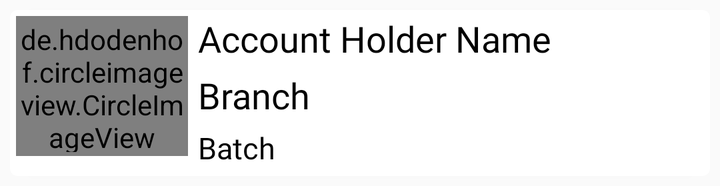
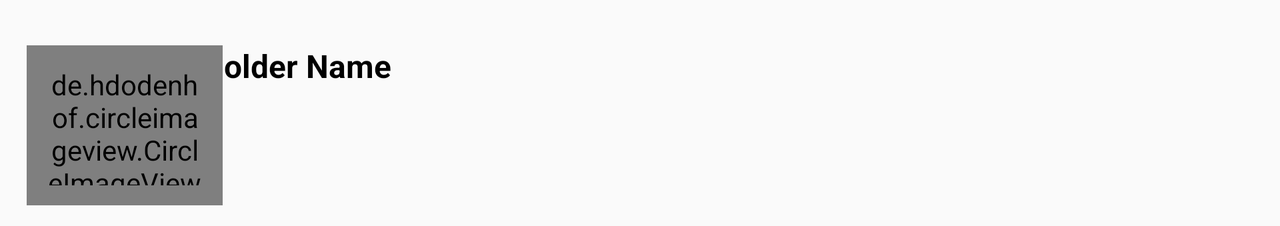

One screen, two layout resources from the same app: the default and the repository's alternative for another configuration. Each is rendered where Android would select it; the XML of both is given below.
<!-- AndroidManifest.xml: application theme AppTheme -->
<!-- res/layout/recycler_profile_user_single_row.xml -->
<?xml version="1.0" encoding="utf-8"?>
<androidx.cardview.widget.CardView
    xmlns:android="http://schemas.android.com/apk/res/android"
    xmlns:app="http://schemas.android.com/apk/res-auto"
    xmlns:tools="http://schemas.android.com/tools"
    android:layout_width="match_parent"
    android:layout_height="83dp"
    android:layout_margin="5dp"
    app:cardCornerRadius="4dp">

    <LinearLayout
        android:id="@+id/llconstraint"
        android:layout_width="match_parent"
        android:layout_height="83dp"
        android:background="#ffffff"
        android:orientation="horizontal"
        android:weightSum="6">


        <de.hdodenhof.circleimageview.CircleImageView
            android:id="@+id/profile_image"
            android:layout_margin="3dp"
            android:padding="2dp"
            android:layout_width="0dp"
            android:layout_height="70dp"
            android:layout_weight="1.5"
            android:scaleType="centerCrop"/>

        <RelativeLayout
        android:layout_width="0dp"
        android:layout_height="match_parent"
        android:layout_weight="4.5">

            <TextView
                android:id="@+id/accountHolder"
                android:layout_width="match_parent"
                android:layout_height="wrap_content"
                android:layout_margin="1dp"
                android:layout_marginStart="4dp"
                android:layout_marginTop="4dp"
                android:layout_marginEnd="4dp"
                android:layout_marginBottom="4dp"
                android:fontFamily="@font/acme"
                android:padding="1dp"
                android:text="@string/account_holder_name"
                android:textColor="#000000"
                android:textSize="18sp" />

            <TextView
                android:id="@+id/General"
                android:layout_width="match_parent"
                android:layout_height="wrap_content"
                android:layout_below="@id/accountHolder"
                android:layout_margin="1dp"
                android:layout_marginStart="4dp"
                android:layout_marginTop="4dp"
                android:layout_marginEnd="4dp"
                android:layout_marginBottom="4dp"
                android:fontFamily="@font/acme"
                android:padding="1dp"
                android:text="@string/branch"
                android:textAlignment="viewStart"
                android:textColor="#000000"
                android:textSize="18sp" />

            <TextView
                android:id="@+id/General2"
                android:layout_width="match_parent"
                android:layout_height="wrap_content"
                android:layout_below="@id/General"
                android:layout_margin="1dp"
                android:layout_marginStart="4dp"
                android:layout_marginTop="4dp"
                android:layout_marginEnd="4dp"
                android:layout_marginBottom="4dp"
                android:fontFamily="@font/acme"
                android:padding="1dp"
                android:text="@string/batch"
                android:textAlignment="viewStart"
                android:textColor="#000000"
                android:textSize="15sp" />

        </RelativeLayout>

    </LinearLayout>


</androidx.cardview.widget.CardView>
<!-- resources referenced by this layout -->
<resources>
  <string name="account_holder_name">Account Holder Name</string>
  <string name="batch">Batch</string>
  <string name="branch">Branch</string>
  <style name="AppTheme" parent="Theme.AppCompat.Light.NoActionBar">
          
          <item name="colorPrimary">#00897b</item>
          <item name="colorPrimaryDark">#00796b</item>
          <item name="colorAccent">@color/colorAccent</item>
      </style>
  <color name="colorAccent">#03DAC5</color>
</resources>
<!-- res/layout-land/recycler_profile_user_single_row.xml (the repository's variant of the layout above) -->
<!-- drawn on the phone turned sideways -->
<?xml version="1.0" encoding="utf-8"?>
<androidx.constraintlayout.widget.ConstraintLayout xmlns:android="http://schemas.android.com/apk/res/android"
    xmlns:app="http://schemas.android.com/apk/res-auto"
    xmlns:tools="http://schemas.android.com/tools"
    android:id="@+id/llconstraint"
    android:layout_width="match_parent"
    android:layout_height="wrap_content"
    android:layout_marginTop="12dp"
    android:layout_marginStart="4dp"
    android:padding="1dp">


    <ImageView
        android:id="@+id/accountHolderImage"
        android:layout_width="98dp"
        android:layout_height="83dp"
        android:layout_marginStart="8dp"
        android:layout_marginTop="8dp"
        android:layout_marginEnd="8dp"
        android:layout_marginBottom="8dp"
        android:padding="10dp"
        app:layout_constraintBottom_toBottomOf="parent"
        app:layout_constraintEnd_toStartOf="@+id/accountHolder"
        app:layout_constraintHorizontal_bias="0.0"
        app:layout_constraintStart_toStartOf="parent"
        app:layout_constraintTop_toTopOf="parent"
        app:layout_constraintVertical_bias="1.0" />

    <TextView
        android:id="@+id/accountHolder"
        android:layout_width="280dp"
        android:layout_height="wrap_content"
        android:layout_marginEnd="324dp"
        android:padding="2dp"
        android:text="@string/account_holder_name"
        android:textColor="#000000"
        android:textSize="16sp"
        android:textStyle="bold"
        app:layout_constraintBottom_toTopOf="@+id/General"
        app:layout_constraintEnd_toEndOf="parent"
        app:layout_constraintTop_toTopOf="parent" />

    <TextView
        android:id="@+id/General"
        android:layout_width="280dp"
        android:layout_height="wrap_content"
        android:layout_marginEnd="324dp"
        android:padding="2dp"
        android:text="@string/branch"
        android:textAlignment="viewStart"
        android:textColor="#000000"
        android:textSize="14sp"
        android:textStyle="bold"
        app:layout_constraintBottom_toTopOf="@+id/General2"
        app:layout_constraintEnd_toEndOf="parent"
        app:layout_constraintTop_toBottomOf="@+id/accountHolder" />

    <TextView
        android:id="@+id/General2"
        android:layout_width="280dp"
        android:layout_height="wrap_content"
        android:layout_marginEnd="324dp"
        android:padding="2dp"
        android:text="@string/batch"
        android:textAlignment="viewStart"
        android:textColor="#000000"
        android:textSize="14sp"
        android:textStyle="bold"
        app:layout_constraintBottom_toBottomOf="parent"
        app:layout_constraintEnd_toEndOf="parent"
        app:layout_constraintTop_toBottomOf="@+id/General" />

    <de.hdodenhof.circleimageview.CircleImageView
        android:id="@+id/profile_image"
        android:layout_width="98dp"
        android:layout_height="80dp"
        android:layout_marginStart="16dp"
        android:layout_marginTop="8dp"
        android:layout_marginEnd="8dp"
        android:layout_marginBottom="8dp"
        android:padding="10dp"
        android:src="@drawable/rounded_button"
        app:layout_constraintBottom_toBottomOf="@+id/accountHolderImage"
        app:layout_constraintEnd_toEndOf="@+id/accountHolderImage"
        app:layout_constraintHorizontal_bias="0.666"
        app:layout_constraintStart_toStartOf="@+id/accountHolderImage"
        app:layout_constraintTop_toTopOf="@+id/accountHolderImage" />
</androidx.constraintlayout.widget.ConstraintLayout>
<!-- resources referenced by the variant -->
<!-- as the phone turned sideways resolves them -->
<resources>
  <!-- drawable rounded_button (drawable) -->
  <?xml version="1.0" encoding="utf-8"?>
  <shape xmlns:android="http://schemas.android.com/apk/res/android">
  
      <solid android:color="#00897b"/>
      <corners android:radius="25dp"/>
  
  </shape>
  <string name="account_holder_name">Account Holder Name</string>
  <string name="batch">Batch</string>
  <string name="branch">Branch</string>
  <style name="AppTheme" parent="Theme.AppCompat.Light.NoActionBar">
          
          <item name="colorPrimary">#00897b</item>
          <item name="colorPrimaryDark">#00796b</item>
          <item name="colorAccent">@color/colorAccent</item>
      </style>
  <color name="colorAccent">#03DAC5</color>
</resources>
